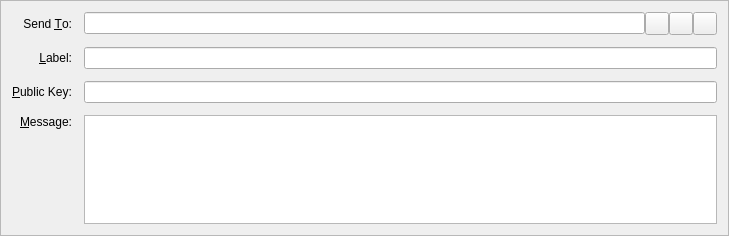
<?xml version="1.0" encoding="UTF-8"?>
<ui version="4.0">
 <class>SendMessagesEntry</class>
 <widget class="QFrame" name="SendMessagesEntry">
  <property name="geometry">
   <rect>
    <x>0</x>
    <y>0</y>
    <width>729</width>
    <height>236</height>
   </rect>
  </property>
  <property name="windowTitle">
   <string>Form</string>
  </property>
  <property name="frameShape">
   <enum>QFrame::StyledPanel</enum>
  </property>
  <property name="frameShadow">
   <enum>QFrame::Sunken</enum>
  </property>
  <layout class="QGridLayout" name="gridLayout">
   <property name="spacing">
    <number>12</number>
   </property>
   <item row="3" column="2">
    <layout class="QHBoxLayout" name="sendToLayout">
     <property name="spacing">
      <number>0</number>
     </property>
     <item>
      <widget class="QValidatedLineEdit" name="sendTo">
       <property name="toolTip">
        <string>The address to send the payment to  (e.g. Xefstsji9GL4oRtXNAPS7Aqer7uyVmc3qc)</string>
       </property>
       <property name="maxLength">
        <number>34</number>
       </property>
      </widget>
     </item>
     <item>
      <widget class="QToolButton" name="addressBookButton">
       <property name="toolTip">
        <string>Choose address from address book</string>
       </property>
       <property name="text">
        <string/>
       </property>
       <property name="icon">
        <iconset resource="../bitcoin.qrc">
         <normaloff>:/icons/address-book</normaloff>:/icons/address-book</iconset>
       </property>
       <property name="shortcut">
        <string>Alt+A</string>
       </property>
      </widget>
     </item>
     <item>
      <widget class="QToolButton" name="pasteButton">
       <property name="toolTip">
        <string>Paste address from clipboard</string>
       </property>
       <property name="text">
        <string/>
       </property>
       <property name="icon">
        <iconset resource="../bitcoin.qrc">
         <normaloff>:/icons/editpaste</normaloff>:/icons/editpaste</iconset>
       </property>
       <property name="shortcut">
        <string>Alt+P</string>
       </property>
      </widget>
     </item>
     <item>
      <widget class="QToolButton" name="deleteButton">
       <property name="toolTip">
        <string>Remove this recipient</string>
       </property>
       <property name="text">
        <string/>
       </property>
       <property name="icon">
        <iconset resource="../bitcoin.qrc">
         <normaloff>:/icons/remove</normaloff>:/icons/remove</iconset>
       </property>
      </widget>
     </item>
    </layout>
   </item>
   <item row="6" column="0">
    <widget class="QLabel" name="messageLabel">
     <property name="text">
      <string>&amp;Message:</string>
     </property>
     <property name="alignment">
      <set>Qt::AlignRight|Qt::AlignTop|Qt::AlignTrailing</set>
     </property>
     <property name="buddy">
      <cstring>messageText</cstring>
     </property>
    </widget>
   </item>
   <item row="3" column="0">
    <widget class="QLabel" name="label_2">
     <property name="text">
      <string>Send &amp;To:</string>
     </property>
     <property name="alignment">
      <set>Qt::AlignRight|Qt::AlignTrailing|Qt::AlignVCenter</set>
     </property>
     <property name="buddy">
      <cstring>sendTo</cstring>
     </property>
    </widget>
   </item>
   <item row="6" column="2">
    <widget class="QValidatedTextEdit" name="messageText">
     <property name="mouseTracking">
      <bool>true</bool>
     </property>
     <property name="focusPolicy">
      <enum>Qt::WheelFocus</enum>
     </property>
     <property name="tabChangesFocus">
      <bool>false</bool>
     </property>
    </widget>
   </item>
   <item row="4" column="2">
    <widget class="QValidatedLineEdit" name="addAsLabel">
     <property name="enabled">
      <bool>true</bool>
     </property>
     <property name="toolTip">
      <string>Enter a label for this address to add it to your address book</string>
     </property>
    </widget>
   </item>
   <item row="4" column="0">
    <widget class="QLabel" name="label_4">
     <property name="text">
      <string>&amp;Label:</string>
     </property>
     <property name="alignment">
      <set>Qt::AlignRight|Qt::AlignTrailing|Qt::AlignVCenter</set>
     </property>
     <property name="buddy">
      <cstring>addAsLabel</cstring>
     </property>
    </widget>
   </item>
   <item row="5" column="0">
    <widget class="QLabel" name="publicKeyLabel">
     <property name="text">
      <string>&amp;Public Key:</string>
     </property>
     <property name="buddy">
      <cstring>publicKey</cstring>
     </property>
    </widget>
   </item>
   <item row="5" column="2">
    <widget class="QValidatedLineEdit" name="publicKey"/>
   </item>
  </layout>
 </widget>
 <customwidgets>
  <customwidget>
   <class>QValidatedLineEdit</class>
   <extends>QLineEdit</extends>
   <header>qvalidatedlineedit.h</header>
  </customwidget>
  <customwidget>
   <class>QValidatedTextEdit</class>
   <extends>QPlainTextEdit</extends>
   <header>qvalidatedtextedit.h</header>
  </customwidget>
 </customwidgets>
 <resources>
  <include location="../bitcoin.qrc"/>
 </resources>
 <connections/>
</ui>
